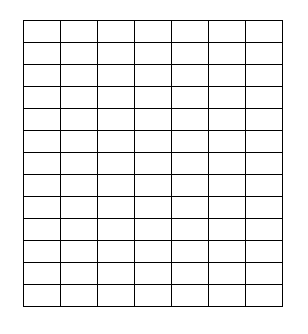
#> input picture test.png, 308 x 334 px
$ python Sobel_Edge_Detection_Merged.py   (older library calls are emulated)
#> lines starting #> are read from the running program, lines starting #| are printed output that depends on the picture; after the words box and inside, x2 and y2 are one past the last pixel; in counts of white or black regions, pixels touching at a corner belong together
import cv2
import numpy as np
import imutils

img = cv2.imread("./test.png")
#> img is the input picture: shape (334, 308, 3); 94.3% white; black in thin lines or dots, all inside (x1, y1, x2, y2) = (23, 20, 283, 307)

img_gray = cv2.cvtColor(img, cv2.COLOR_BGR2GRAY)

img_sobel_x = cv2.Sobel(img_gray, cv2.CV_64F, 1, 0, ksize=3)
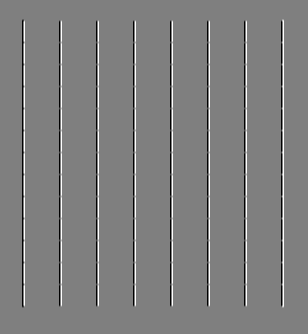
#> img_sobel_x: shape (334, 308) float64; min -1020, max 1020, mean 0; drawn with min black and max white
img_sobel_y = cv2.Sobel(img_gray, cv2.CV_64F, 0, 1, ksize=3)
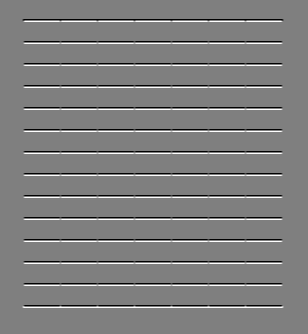
#> img_sobel_y: shape (334, 308) float64; min -1020, max 1020, mean 0; drawn with min black and max white

img_sobel_x = cv2.convertScaleAbs(img_sobel_x)
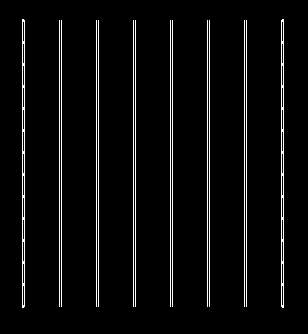
#> img_sobel_x: shape (334, 308); 4.5% white in thin lines or dots, all inside (x1, y1, x2, y2) = (22, 19, 284, 308)
img_sobel_y = cv2.convertScaleAbs(img_sobel_y)
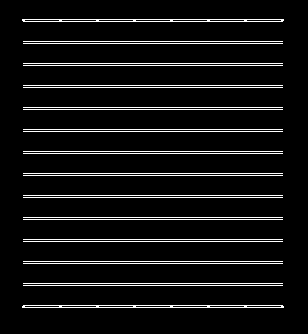
#> img_sobel_y: shape (334, 308); 7.1% white in thin lines or dots, all inside (x1, y1, x2, y2) = (22, 19, 284, 308)

img_sobel = cv2.addWeighted(img_sobel_x, 1, img_sobel_y, 1, 0)
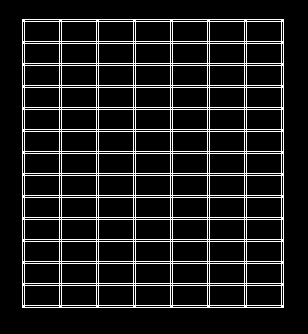
#> img_sobel: shape (334, 308); 11.2% white in thin lines or dots, all inside (x1, y1, x2, y2) = (22, 19, 284, 308)

# img_sobel_x = imutils.resize(img_sobel_x, width=300)
# img = imutils.resize(img, width=300)

# merged = np.hstack((img, img_sobel_x))

while True:
    cv2.imshow("Merged", img_sobel)

    key = cv2.waitKey(1)
#> (key Esc is pressed here)

    if key == 27:
        break

cv2.destroyAllWindows()
